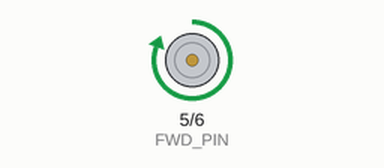
A sketch run on a simulated Arduino Uno, built with avr-gcc and run on an emulated ATmega328P. Shown: motor-driver pin pairs drawn as motors (green arrow = first pin HIGH = forward, orange = second pin HIGH = backward, longer = more drive). What the sketch prints to the serial monitor is not drawn.

Above: at 0.5 s.
Timing chart, 0 to 4.6 s (numbered marks = the images above):
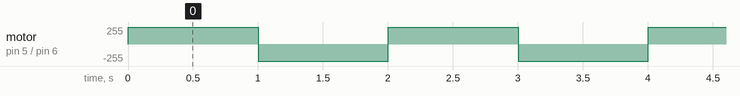

The sketch:

Motor_Hbridge_NOPWM.ino
```cpp
const int FWD_PIN = 5;
const int REV_PIN = 6;

int PWM_VAL=255;


void setup() {
  pinMode(FWD_PIN,OUTPUT);
  pinMode(REV_PIN,OUTPUT);
  Serial.begin(115200);

Serial.println("Motor H-Bridge Test");

}

void loop() {

    digitalWrite(FWD_PIN,1);
    digitalWrite(REV_PIN,0);
    delay(1000);
    digitalWrite(FWD_PIN,0);
    digitalWrite(REV_PIN,1);
    delay(1000);


}
```

Measured:
- by itself, motor on pin 5 (FWD_PIN) / pin 6 (REV_PIN): alternates forward 255/255 for 1.0 s and backward 255/255 for 1.0 s
